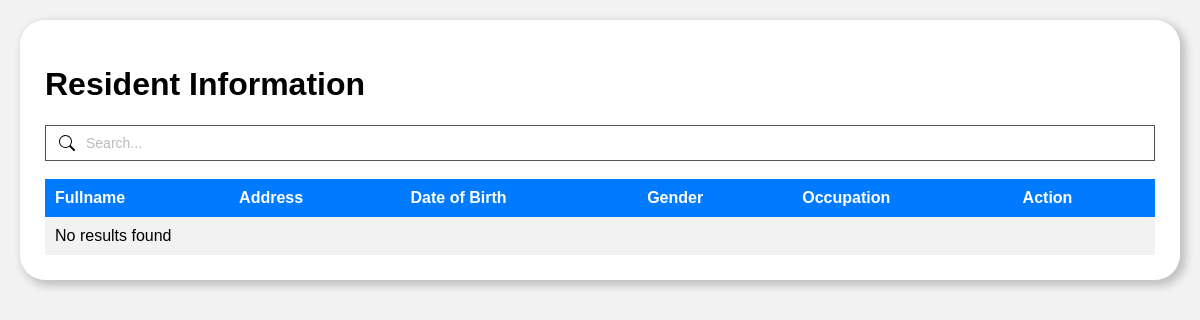
Before: /Admin/functions/Resident/resident.php with the older database file.
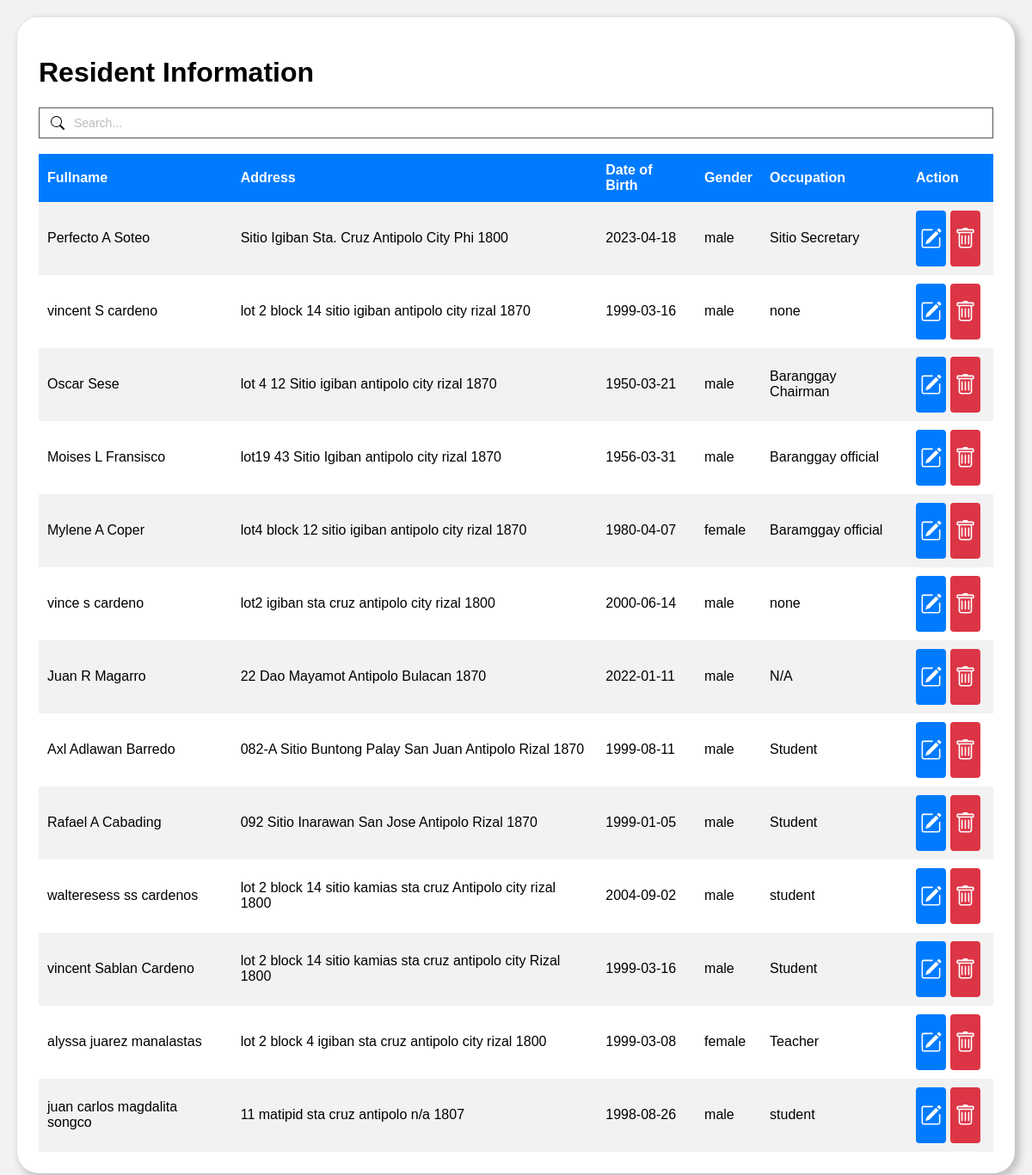
After: the same page with the newer database file.
### tables this page shows
CREATE TABLE `users` (
  `id` int(11) NOT NULL AUTO_INCREMENT,
  `img_loc` varchar(255) DEFAULT NULL,
  `email` varchar(255) NOT NULL,
  `username` varchar(255) NOT NULL,
  `password` varchar(255) NOT NULL,
  `firstname` varchar(255) NOT NULL,
  `middlename` varchar(255) DEFAULT NULL,
  `lastname` varchar(255) NOT NULL,
  `housenumber` varchar(255) NOT NULL,
  `street` varchar(255) NOT NULL,
  `barangay` varchar(255) NOT NULL,
  `city` varchar(255) NOT NULL,
  `state` varchar(255) NOT NULL,
  `zip` varchar(255) NOT NULL,
  `phone` varchar(255) NOT NULL,
  `dob` date NOT NULL,
  `gender` varchar(255) NOT NULL,
  `occupation` varchar(255) NOT NULL,
  `active` int(1) NOT NULL DEFAULT 1,
  `otp` varchar(255) DEFAULT NULL,
  `otp_updated_timestamp` timestamp NULL DEFAULT NULL ON UPDATE current_timestamp(),
  PRIMARY KEY (`id`)
);

### Admin/functions/Resident/resident.php (the view, shortened to what this page needs)
<html>
    <head>
</head>
<body style="font-family: Arial, sans-serif;
    margin: 0;
    padding: 20px;
    background-color: #f2f2f2;">
<div style="
    border-radius: 25px;
    padding: 25px;
    background-color: white;
    box-shadow: 4px 4px 8px 2px rgba(0, 0, 0, 0.2);
">
<h1>Resident Information</h1> <div class="container">
  <input class="nosubmit" type="search" placeholder="Search...">
</div>
<br>
<table>
  <thead>
    <tr>
      <th>Fullname</th>
      <th>Address</th>
      <th>Date of Birth</th>
      <th>Gender</th>
      <th>Occupation</th>
      <th>Action</th>
    </tr>
  </thead>
  <tbody>
  <?php
include '../../../db.php';
$sql = "SELECT * FROM users";
$result = mysqli_query($conn, $sql);
if (mysqli_num_rows($result) > 0) {
    while ($row = mysqli_fetch_assoc($result)) {
        echo "<tr>";
        echo "<td>" . $row["firstname"] . " " . $row["middlename"] . " " . $row["lastname"] . "</td>";
        echo "<td>" . $row["housenumber"] . " " . $row["street"] . " " . $row["barangay"] . " " . $row["city"] . " " . $row["state"] . " " . $row["zip"] . "</td>";
        echo "<td>" . $row["dob"] . "</td>";
        echo "<td>" . $row["gender"] . "</td>";
        echo "<td>" . $row["occupation"] . "</td>";
        echo "<td class='action-buttons'>";
        echo "<div style='display:flex'>
                  <a style='padding-bottom: 20px; padding-top: 20px;' href='EditResident.php?id=" . $row['id'] . "' class='edit-btn'>
                  <svg xmlns='http://www.w3.org/2000/svg' width='25' height='25' fill='currentColor' class='bi bi-pencil-square' viewBox='0 0 16 16'>
                  <path d='M15.502 1.94a.5.5 0 0 1 0 .706L14.459 3.69l-2-2L13.502.646a.5.5 0 0 1 .707 0l1.293 1.293zm-1.75 2.456-2-2L4.939 9.21a.5.5 0 0 0-.121.196l-.805 2.414a.25.25 0 0 0 .316.316l2.414-.805a.5.5 0 0 0 .196-.12l6.813-6.814z'></path>
                  <path fill-rule='evenodd' d='M1 13.5A1.5 1.5 0 0 0 2.5 15h11a1.5 1.5 0 0 0 1.5-1.5v-6a.5.5 0 0 0-1 0v6a.5.5 0 0 1-.5.5h-11a.5.5 0 0 1-.5-.5v-11a.5.5 0 0 1 .5-.5H9a.5.5 0 0 0 0-1H2.5A1.5 1.5 0 0 0 1 2.5v11z'></path>
                </svg>
                  </a>";
        echo "
        <a style='padding-bottom: 20px; padding-top: 20px;' href='DeleteResident.php?id=" . $row['id'] . "' class='delete-btn'>
        <svg xmlns='http://www.w3.org/2000/svg' width='25' height='25' fill='currentColor' class='bi bi-trash' viewBox='0 0 16 16'>
        <path d='M5.5 5.5A.5.5 0 0 1 6 6v6a.5.5 0 0 1-1 0V6a.5.5 0 0 1 .5-.5Zm2.5 0a.5.5 0 0 1 .5.5v6a.5.5 0 0 1-1 0V6a.5.5 0 0 1 .5-.5Zm3 .5a.5.5 0 0 0-1 0v6a.5.5 0 0 0 1 0V6Z'></path>
        <path d='M14.5 3a1 1 0 0 1-1 1H13v9a2 2 0 0 1-2 2H5a2 2 0 0 1-2-2V4h-.5a1 1 0 0 1-1-1V2a1 1 0 0 1 1-1H6a1 1 0 0 1 1-1h2a1 1 0 0 1 1 1h3.5a1 1 0 0 1 1 1v1ZM4.118 4 4 4.059V13a1 1 0 0 0 1 1h6a1 1 0 0 0 1-1V4.059L11.882 4H4.118ZM2.5 3h11V2h-11v1Z'></path>
      </svg>
              </a></div>";
        echo "</td>";
        echo "</tr>";
    }
} else {
    echo "<tr><td colspan='17'>No results found</td></tr>";
}
?>
  </tbody>
</table>
    </div>
    </body>
    </head>

Changed rows visible on the page:
added users: firstname "Perfecto", middlename "A", lastname "Soteo", street "Sitio Igiban", barangay "Sta. Cruz", city "Antipolo City", state "Phi", zip "1800", dob "2023-04-18", gender "male", occupation "Sitio Secretary"
added users: firstname "vincent", middlename "S", lastname "cardeno", housenumber "lot 2", street "block 14", barangay "sitio igiban", city "antipolo city", state "rizal", zip "1870", dob "1999-03-16", gender "male", occupation "none"
added users: firstname "Oscar", lastname "Sese", housenumber "lot 4", street "12", barangay "Sitio igiban", city "antipolo city", state "rizal", zip "1870", dob "1950-03-21", gender "male", occupation "Baranggay Chairman"
added users: firstname "Moises", middlename "L", lastname "Fransisco", housenumber "lot19", street "43", barangay "Sitio Igiban", city "antipolo city", state "rizal", zip "1870", dob "1956-03-31", gender "male", occupation "Baranggay official"
added users: firstname "Mylene", middlename "A", lastname "Coper", housenumber "lot4", street "block 12", barangay "sitio igiban", city "antipolo city", state "rizal", zip "1870", dob "1980-04-07", gender "female", occupation "Baramggay official"
added users: firstname "vince", middlename "s", lastname "cardeno", housenumber "lot2", street "igiban", barangay "sta cruz", city "antipolo city", state "rizal", zip "1800", dob "2000-06-14", gender "male", occupation "none"
added users: firstname "Juan", middlename "R", lastname "Magarro", housenumber "22", street "Dao", barangay "Mayamot", city "Antipolo", state "Bulacan", zip "1870", dob "2022-01-11", gender "male", occupation "N/A"
added users: firstname "Axl", middlename "Adlawan", lastname "Barredo", housenumber "082-A", street "Sitio Buntong Palay", barangay "San Juan", city "Antipolo", state "Rizal", zip "1870", dob "1999-08-11", gender "male", occupation "Student"
added users: firstname "Rafael", middlename "A", lastname "Cabading", housenumber "092", street "Sitio Inarawan", barangay "San Jose", city "Antipolo", state "Rizal", zip "1870", dob "1999-01-05", gender "male", occupation "Student"
added users: firstname "walteresess", middlename "ss", lastname "cardenos", housenumber "lot 2 block 14", street "sitio kamias", barangay "sta cruz", city "Antipolo city", state "rizal", zip "1800", dob "2004-09-02", gender "male", occupation "student"
added users: firstname "vincent", middlename "Sablan", lastname "Cardeno", housenumber "lot 2 block 14", street "sitio kamias", barangay "sta cruz", city "antipolo city", state "Rizal", zip "1800", dob "1999-03-16", gender "male", occupation "Student"
added users: firstname "alyssa", middlename "juarez", lastname "manalastas", housenumber "lot 2 block 4", street "igiban", barangay "sta cruz", city "antipolo city", state "rizal", zip "1800", dob "1999-03-08", gender "female", occupation "Teacher"
added users: firstname "juan carlos", middlename "magdalita", lastname "songco", housenumber "11", street "matipid", barangay "sta cruz", city "antipolo", state "n/a", zip "1807", dob "1998-08-26", gender "male", occupation "student"
Other visible differences:
text no longer shown: "No results found"
